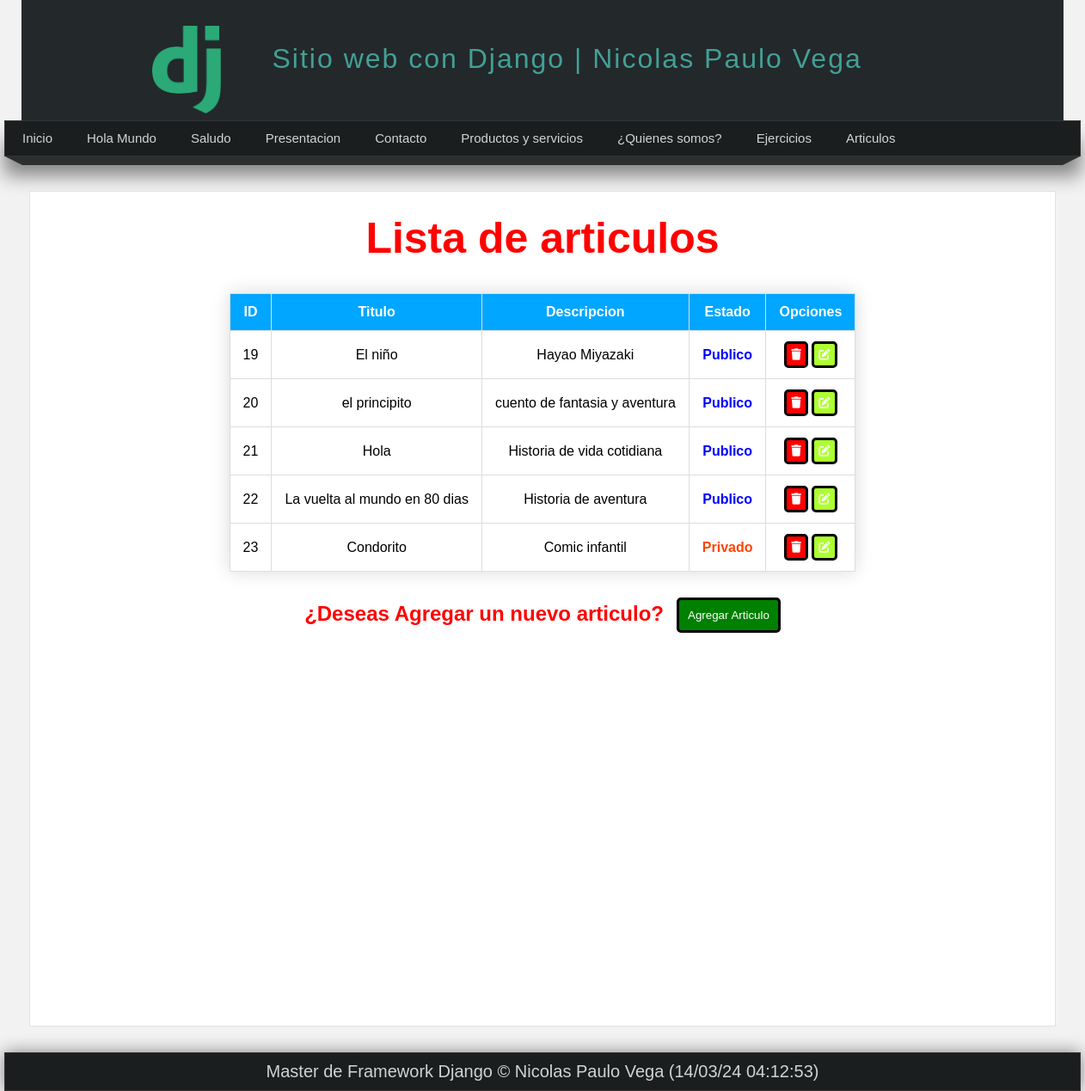
/articulos/, run on an earlier commit of the app's database.
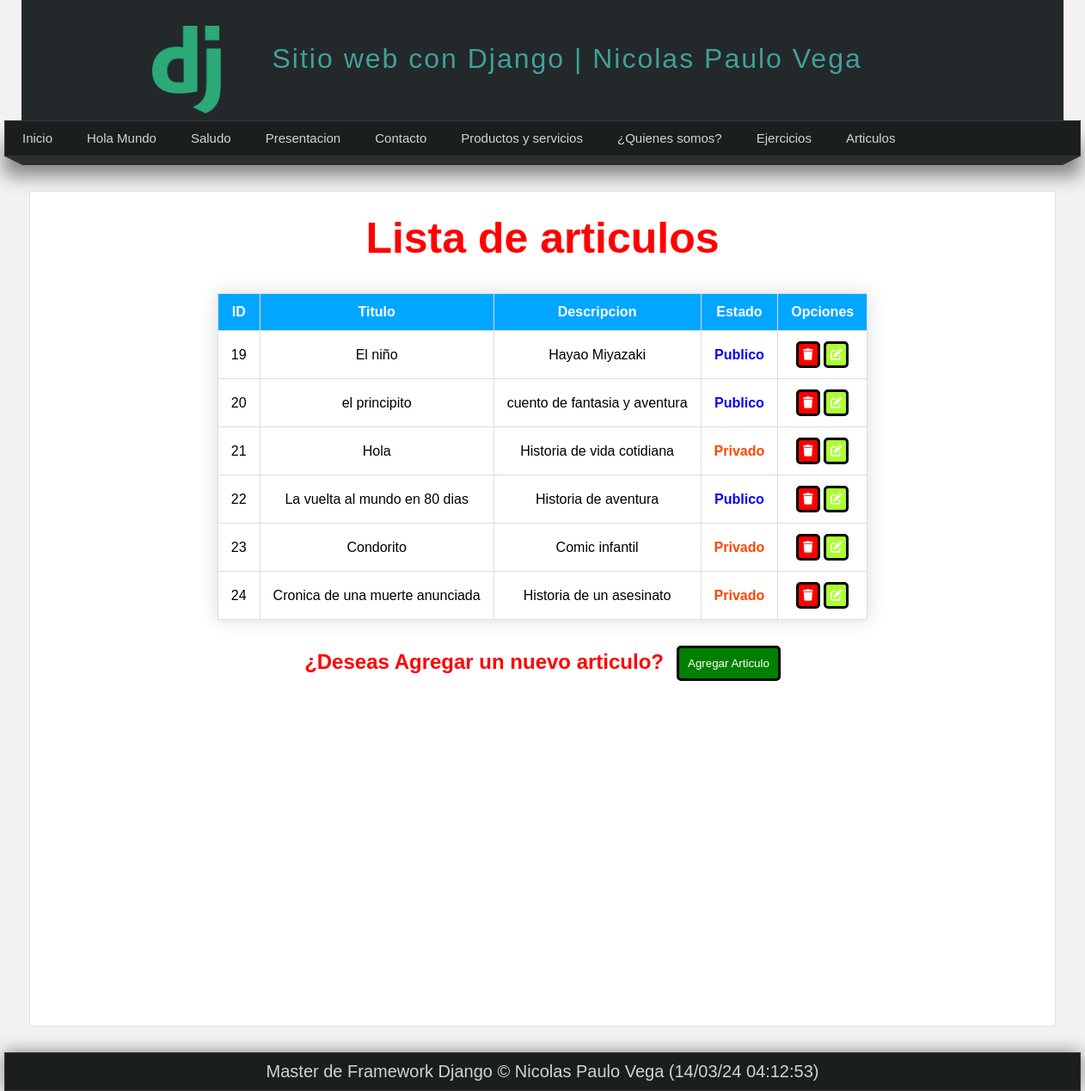
And on a later commit of the database.
### myApp/models.py (models this page shows, shortened)
class Article(models.Model):
    title = models.CharField(max_length=150, verbose_name="Titulo")
    content = models.TextField(verbose_name="Contenido")
    image = models.ImageField(default='null', verbose_name="imagen", upload_to="articles")
    public = models.BooleanField(verbose_name="¿Publicado?")
    create_date = models.DateTimeField(auto_now_add=True, verbose_name="Fecha de creacion")
    update_date = models.DateField(auto_now=True, verbose_name="Fecha actual")
    class Meta:
        verbose_name="Articulo"
        verbose_name_plural="Articulos"
        ordering=['id']

### myApp/views.py (the view)
# urls.py: path('articulos/', myApp.views.articulos, name="Listar"),
def articulos(request):
    articulos = Article.objects.order_by('id')
    return render(request, 'articulos.html',{
        'articulos':articulos
    })

### myApp/templates/articulos.html (shortened to what this page needs)
{% extends 'layout.html' %}
{% block content %}
    <h2 class="title-articulos"><strong>Lista de articulos</strong></h2>
        <div class="lista_datos">
            <table class="tabla_articulos">
                <thead>
                    <tr>
                        <th>ID </th>
                        <th>Titulo </th>
                        <th>Descripcion </th>
                        <th>Estado </th>
                        <th>Opciones</th>
                    </tr>
                </thead>
                <tbody>
                    {% for article in articulos %}
                        <tr>
                            <td>{{article.id}}</td>
                            <td>{{article.title}}</td>
                            <td>{{article.content}}</td>
                            <td>
                                {% if article.public%}
                                    <strong class="estado-publico">Publico</strong>
                                {% else %}
                                    <strong class="estado-privado">Privado</strong>
                                {% endif %}
                            </td>
                            <td>
                                <button class="boton-eliminar" onclick="return confirmar_borrar()">
                                    <a href="{% url "eliminar_articulo" article.id %}">
                                        <i class="fa-solid fa-trash"></i>
                                    </a>
                                </button>
                                <button class="boton-actualizar">
                                    <a href="{% url "actualizar_articulo" article.id %}">
                                        <i class="fa-solid fa-pen-to-square"></i>
                                    </a>
                                </button>
                            </td>
                        </tr>
                    {% endfor %}
                </tbody>
            </table>
        </div>
    <div class="agregar">
        <h2><strong>¿Deseas Agregar un nuevo articulo?</strong></h2>
        <button><a href="{% url "registrar_articulo" %}">Agregar Articulo</a></button>
    </div>
{% endblock %}

What changed in the data, as far as the page shows it:
changed Article "Hola": public "Publico" → "Privado"
added Article: id "24", title "Cronica de una muerte anunciada", content "Historia de un asesinato", public "Privado"
